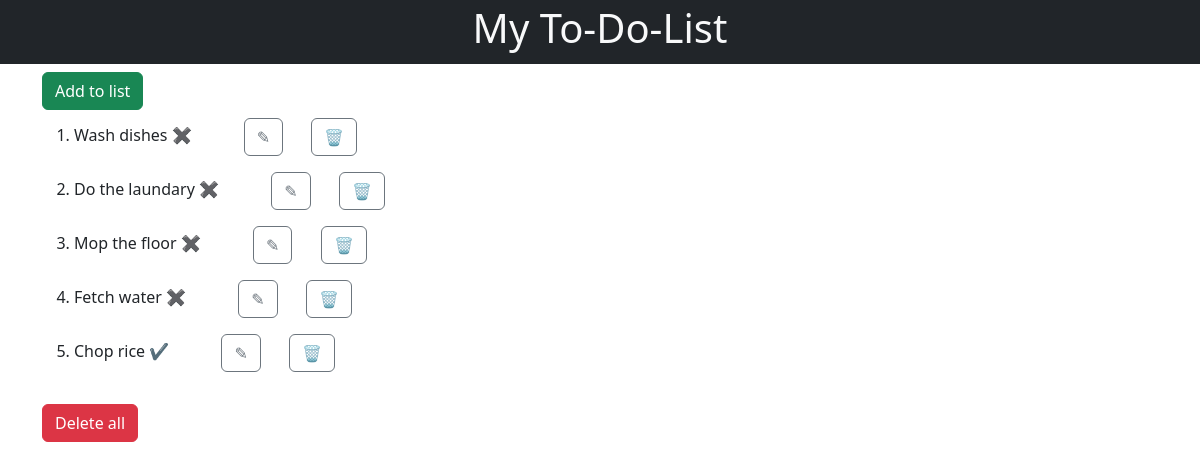
Before: / with the older database file.
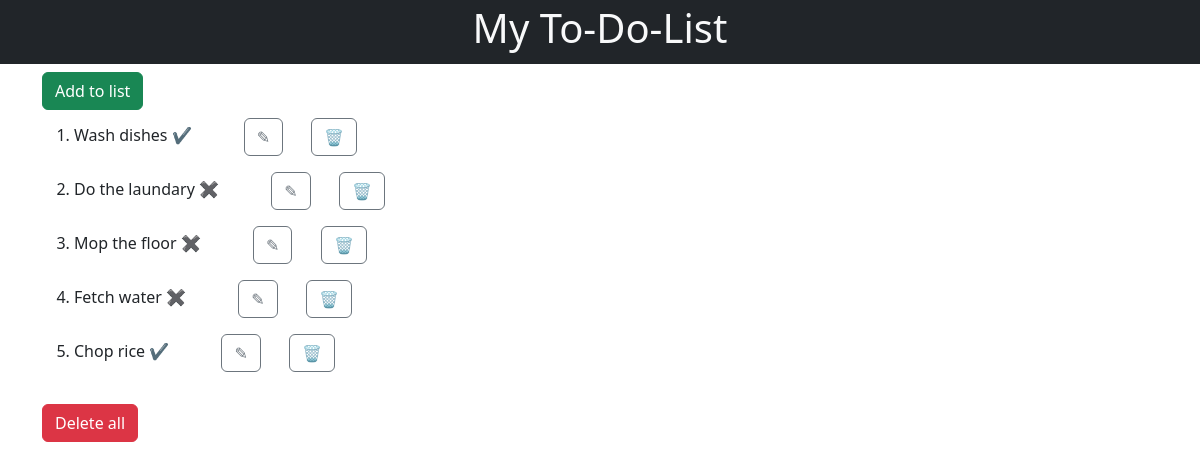
After: the same page with the newer database file.
### todoApp/models.py (models this page shows, shortened)
class Tasks(models.Model):
    title = models.CharField(max_length=100)
    completed = models.BooleanField(default=False)
    created_at = models.DateTimeField(auto_now_add=True)
    updated_at = models.DateTimeField(auto_now_add=True)

### todoApp/views.py (the view)
# urls.py: path('', views.task_read_view, name="task_list"),
def task_read_view(request):
    tasks = Tasks.objects.all()
    return render(request, 'list.html', {'tasks':tasks})

### todoApp/templates/list.html (shortened to what this page needs)
{% load static %}
<!DOCTYPE html>
<html lang="en">
<head>
    <link rel="stylesheet" href="https://cdn.jsdelivr.net/npm/bootstrap@5.3.8/dist/css/bootstrap.min.css">
    <link rel="stylesheet" href="{% static 'styles/styles.css' %}">
</head>
<body>
    <div class="bg-dark text-light text-center p-1"><h1>My To-Do-List</h1></div>
       <div class="container">
         <a href="{% url 'task_create' %}" class="btn btn-success text-decoration none my-2">Add to list</a></button>
        <ol>
            {% for task in tasks %}
            <li class="pb-3">
                {{ task.title }}
                {% if task.completed %}
                    ✔️
                {% else %}
                    ✖️
                {% endif %}
                <a href="{% url 'task_update' task.id %}" class="btn btn-outline-secondary lead text-decoration-none ms-5 mx-4 align-items-center justify-content-between">✎</a>
                <a href="{% url 'task_delete' task.id %}" class="btn btn-outline-secondary lead text-decoration-none">🗑</a>
            </li>
            {% empty %}
            <li>No tasks yet</li>
            {% endfor %}
        </ol>
        <a href="{% url 'task_delete_all' %}" class="btn btn-danger text-decoration-none">Delete all</a>
       </div>
</body>
</html>

Changed rows visible on the page:
changed Tasks "Wash dishes": completed "✖️" → "✔️"
